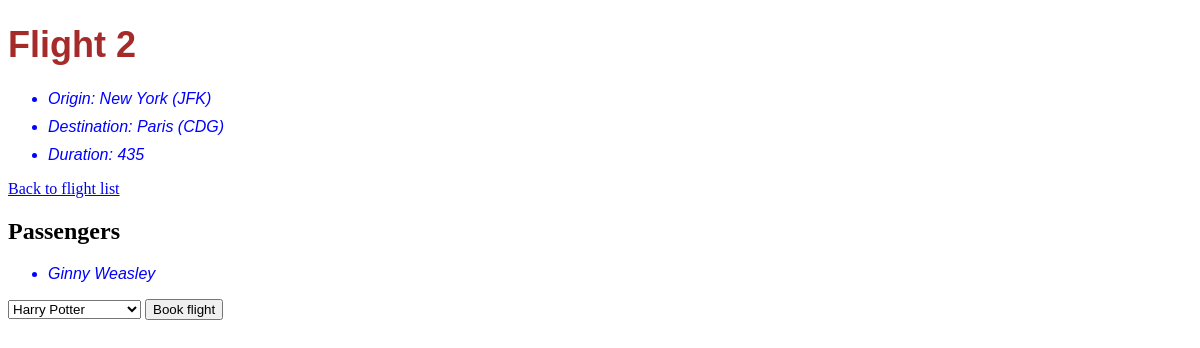
/2, run on the app's committed database.
### flights/models.py (models this page shows, shortened)
class Flight(models.Model):
    origin = models.ForeignKey(Airport, on_delete=models.CASCADE, related_name="departures")
    destination = models.ForeignKey(Airport, on_delete=models.CASCADE, related_name="arrivals")
    duration = models.IntegerField()

class Airport(models.Model):
    code = models.CharField(max_length=3)
    city = models.CharField(max_length=64)
    def __str__(self):
        return f"{self.city} ({self.code})"

class Passenger(models.Model):
    first = models.CharField(max_length=64)
    last = models.CharField(max_length=64)
    flights = models.ManyToManyField(Flight, blank=True, related_name="passengers")
    def __str__(self):
        return f"{self.first} {self.last}"

### flights/views.py (the view)
# urls.py: path("<int:flight_id>", views.flight, name="flight"),
def flight(request, flight_id):
    flight = Flight.objects.get(pk=flight_id)
    passengers = flight.passengers.all()
    non_passengers = Passenger.objects.exclude(flights=flight).all()
    return render(request, "flights/flight.html", {
        "flight": flight,
        "passengers": passengers,
        "non_passengers": non_passengers
    })

### flights/templates/flights/flight.html (shortened to what this page needs)
{% extends "flights/layout.html" %}
{% block main %}
    <h1>Flight {{ flight.id }}</h1>
    <ul>
        <li>Origin: {{ flight.origin }}</li>
        <li>Destination: {{ flight.destination }}</li>
        <li>Duration: {{ flight.duration }}</li>
    </ul>
    <a href="{% url 'flights:index' %}">Back to flight list</a>
    <h2>Passengers</h2>
    <ul>
        {% for passenger in passengers %}
        <li>{{ passenger }}</li>
        {% empty %}
        <li>No passenger</li>
        {% endfor %}
    </ul>
    {% if non_passengers %}
        <form action="{% url 'flights:book' flight_id=flight.id %}" method="post">
            <select name="passenger">
                {% for passenger in non_passengers %}
                <option value="{{ passenger.id }}">{{ passenger }}</option>
                {% endfor %}
            </select>
            <button>Book flight</button>
        </form>
    {% endif %}
{% endblock %}

### flights/static/flights/styles.css (style rules this page uses)
li { font-family: sans-serif; font-size: 24; font-style: italic; }
h1 { font-family: arial; font-size: 36px; font-style: bold; }
h1 { color: brown; }
li { color: blue; margin-bottom: 10px; }

### data on the page
Flight: id "2", origin "New York (JFK)", destination "Paris (CDG)", duration "435"
Passenger: first+last "Ginny Weasley"

### other printed values
form field passenger "Harry Potter"
